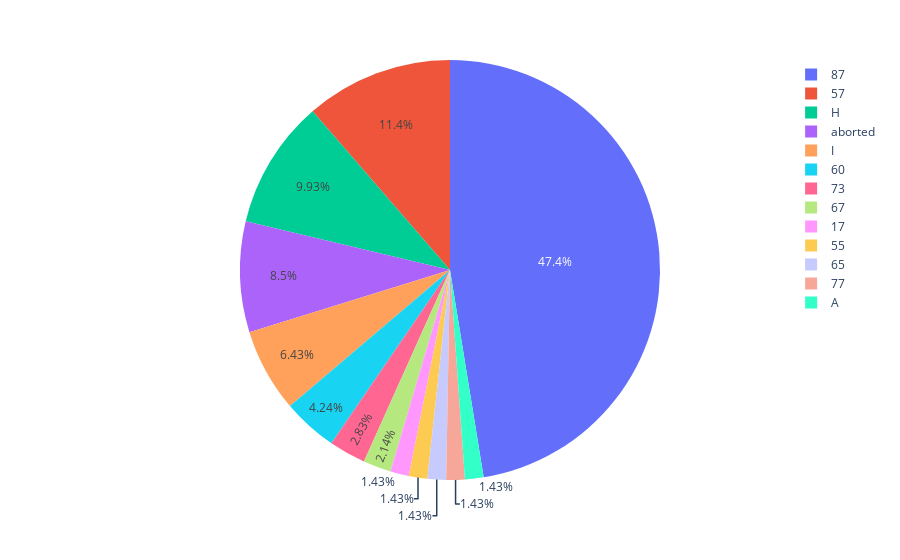

The cell this chart's notebook holds for it:
### Code cell
tmp = df[df['date'] == date[len(date)-1]]

tmp = pd.crosstab(index=tmp['order'], 
                  columns=tmp['stage'], 
                  normalize='index')
tmp=tmp*100
# tmp = tmp.mean(axis=0)
tmp = tmp.round(2)
px.pie(tmp, values=tmp.mean(axis=0), names=tmp.columns)

### Figure 1 — Plotly figure (JSON) as saved in the notebook; plotly's stock layout.template omitted (floating-point values rounded to 4 significant figures)
{"data": [{"domain": {"x": [0, 1], "y": [0, 1]}, "hovertemplate": "label=%{label}<br>value=%{value}<extra></extra>", "labels": ["17", "55", "57", "60", "65", "67", "73", "77", "87", "A", "H", "I", "aborted"], "legendgroup": "", "name": "", "showlegend": true, "type": "pie", "values": [1.428, 1.428, 11.35, 4.238, 1.428, 2.142, 2.832, 1.428, 47.43, 1.428, 9.926, 6.428, 8.502]}], "layout": {"legend": {"tracegroupgap": 0}, "margin": {"t": 60}}}
